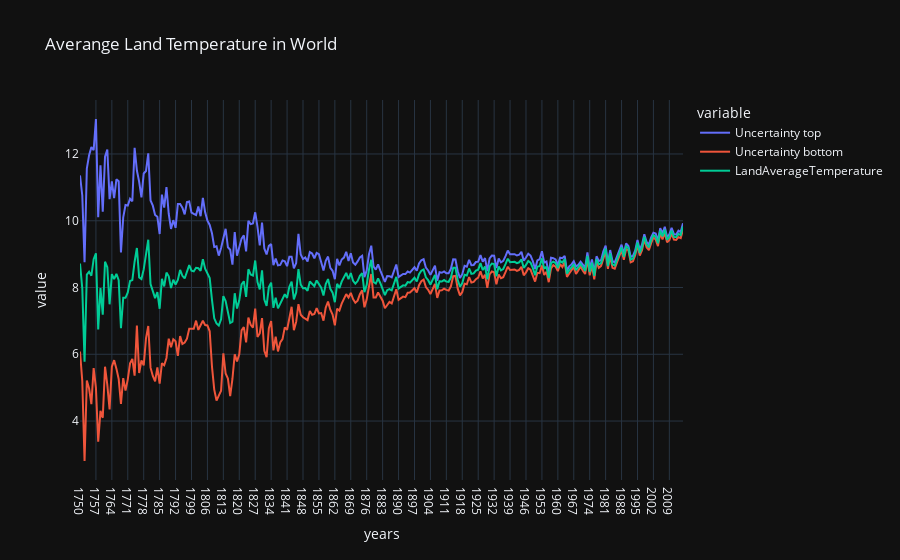

Notebook code for this chart:
### Code cell
import plotly.express as px
fig=px.line(data,x="years",y=["Uncertainty top","Uncertainty bottom","LandAverageTemperature"],title="Averange Land Temperature in World",template="plotly_dark")
fig.show()

### Figure 1 — Plotly figure (JSON) as saved in the notebook; plotly's stock layout.template omitted (floating-point values rounded to 4 significant figures; data arrays with more than 128 entries replaced by an {"elided": "..."} marker saying what was removed)
{"data": [{"hovertemplate": "variable=Uncertainty top<br>years=%{x}<br>value=%{y}<extra></extra>", "legendgroup": "Uncertainty top", "line": {"color": "#636efa", "dash": "solid"}, "mode": "lines", "name": "Uncertainty top", "orientation": "v", "showlegend": true, "type": "scatter", "x": {"elided": "266 str values"}, "xaxis": "x", "y": {"elided": "266 float values"}, "yaxis": "y"}, {"hovertemplate": "variable=Uncertainty bottom<br>years=%{x}<br>value=%{y}<extra></extra>", "legendgroup": "Uncertainty bottom", "line": {"color": "#EF553B", "dash": "solid"}, "mode": "lines", "name": "Uncertainty bottom", "orientation": "v", "showlegend": true, "type": "scatter", "x": {"elided": "266 str values"}, "xaxis": "x", "y": {"elided": "266 float values"}, "yaxis": "y"}, {"hovertemplate": "variable=LandAverageTemperature<br>years=%{x}<br>value=%{y}<extra></extra>", "legendgroup": "LandAverageTemperature", "line": {"color": "#00cc96", "dash": "solid"}, "mode": "lines", "name": "LandAverageTemperature", "orientation": "v", "showlegend": true, "type": "scatter", "x": {"elided": "266 str values"}, "xaxis": "x", "y": {"elided": "266 float values"}, "yaxis": "y"}], "layout": {"legend": {"title": {"text": "variable"}, "tracegroupgap": 0}, "title": {"text": "Averange Land Temperature in World"}, "xaxis": {"anchor": "y", "domain": [0, 1], "title": {"text": "years"}}, "yaxis": {"anchor": "x", "domain": [0, 1], "title": {"text": "value"}}}}
